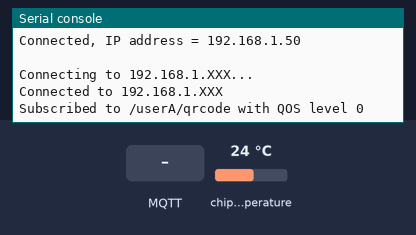
This program was run on a simulated CircuitPython board. On the bench: the last lines printed to the serial console. The test bench sets the inputs (shaded band); at power-on: chip temperature 24 °C. No MQTT or app messages arrive unless stated.

Above: at 2.9 s.
3.0 s: MQTT message "1" arrives on the first subscribed topic
At 8.8 s:
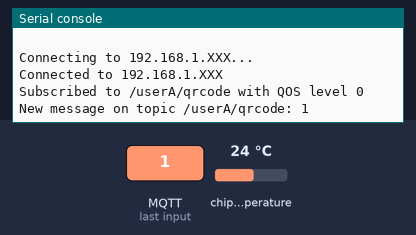
9.2 s: MQTT message "on" arrives on the first subscribed topic
At 13.9 s:
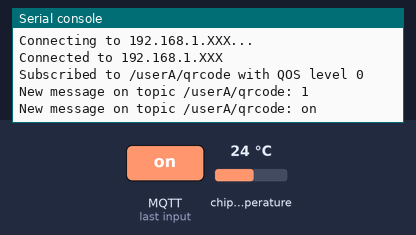
14.2 s: MQTT message "off" arrives on the first subscribed topic
At 19.1 s:
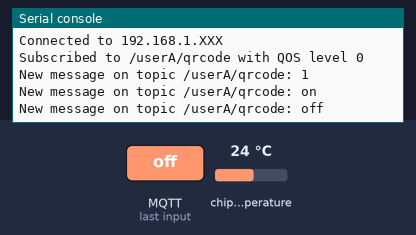

The program:

code.py
```python
# Example on how to connect to Wi-Fi and MQTT.
# Publishes temperature and device id to the users MQTT namespace.

import binascii
import ssl
import time
from random import randint
from adafruit_datetime import datetime
import adafruit_minimqtt.adafruit_minimqtt as minimqtt
import microcontroller
import socketpool
import wifi

WIFI_SSID = "Wifi-name"
WIFI_PASS = "wifi-password"

device_uid = binascii.hexlify(microcontroller.cpu.uid).decode("utf-8")

MQTT_HOST = "192.168.1.XXX"
MQTT_PORT = 1883
MQTT_USERNAME = "john.doe"
MQTT_PASSWORD = "mqtt-password"
MQTT_CLIENT_ID = 'badge_' + MQTT_USERNAME

user_id = MQTT_USERNAME

print("Connecting to Wi-Fi \"{0}\"...".format(WIFI_SSID))
wifi.radio.connect(WIFI_SSID, WIFI_PASS) # waits for IP address
print("Connected, IP address = {0}".format(wifi.radio.ipv4_address))

pool = socketpool.SocketPool(wifi.radio)
context = ssl.create_default_context()

def handle_connect(client, userdata, flags, rc):
    print("Connected to {0}".format(client.broker))
    mqtt_client.subscribe("/userA/qrcode") # check if this is right time to sub

def handle_publish(client, userdata, topic, pid):
    pass
    #print("Published to {0}".format(topic))

def handle_message(client, topic, message):
    # Method called when a client's subscribed feed has a new value.
    print("New message on topic {0}: {1}".format(topic, message))

def handle_subscribe(mqtt_client, userdata, topic, granted_qos):
    # This method is called when the mqtt_client subscribes to a new feed.
    print("Subscribed to {0} with QOS level {1}".format(topic, granted_qos))

mqtt_client = minimqtt.MQTT(
    broker = MQTT_HOST,
    port = MQTT_PORT,
    client_id = MQTT_CLIENT_ID,
    username = MQTT_USERNAME,
    password = MQTT_PASSWORD,
    socket_pool = pool,
    ssl_context = context)

mqtt_client.on_connect = handle_connect
mqtt_client.on_publish = handle_publish
mqtt_client.on_subscribe = handle_subscribe
mqtt_client.on_message = handle_message

print("\nConnecting to {0}...".format(MQTT_HOST))
mqtt_client.connect()
mqtt_client.publish(f"/{user_id}/deviceID", device_uid)

# TODO: handle publish errors

while True:
    # MQTT publish: temperature
    t = microcontroller.cpu.temperature
    # print("{:.2f}".format(t) + "c")
    mqtt_client.publish(f"/{user_id}/temperature", "{:.2f}".format(t))

    mqtt_client.loop()
    time.sleep(5)
```

Measured:
- after the input at 3.0 s, the serial console: prints a new line after 4.7 s (image 1)
- after the input at 9.2 s, the serial console: prints a new line after 3.5 s (image 2)
- after the input at 14.2 s, the serial console: prints a new line after 3.5 s (image 3)
